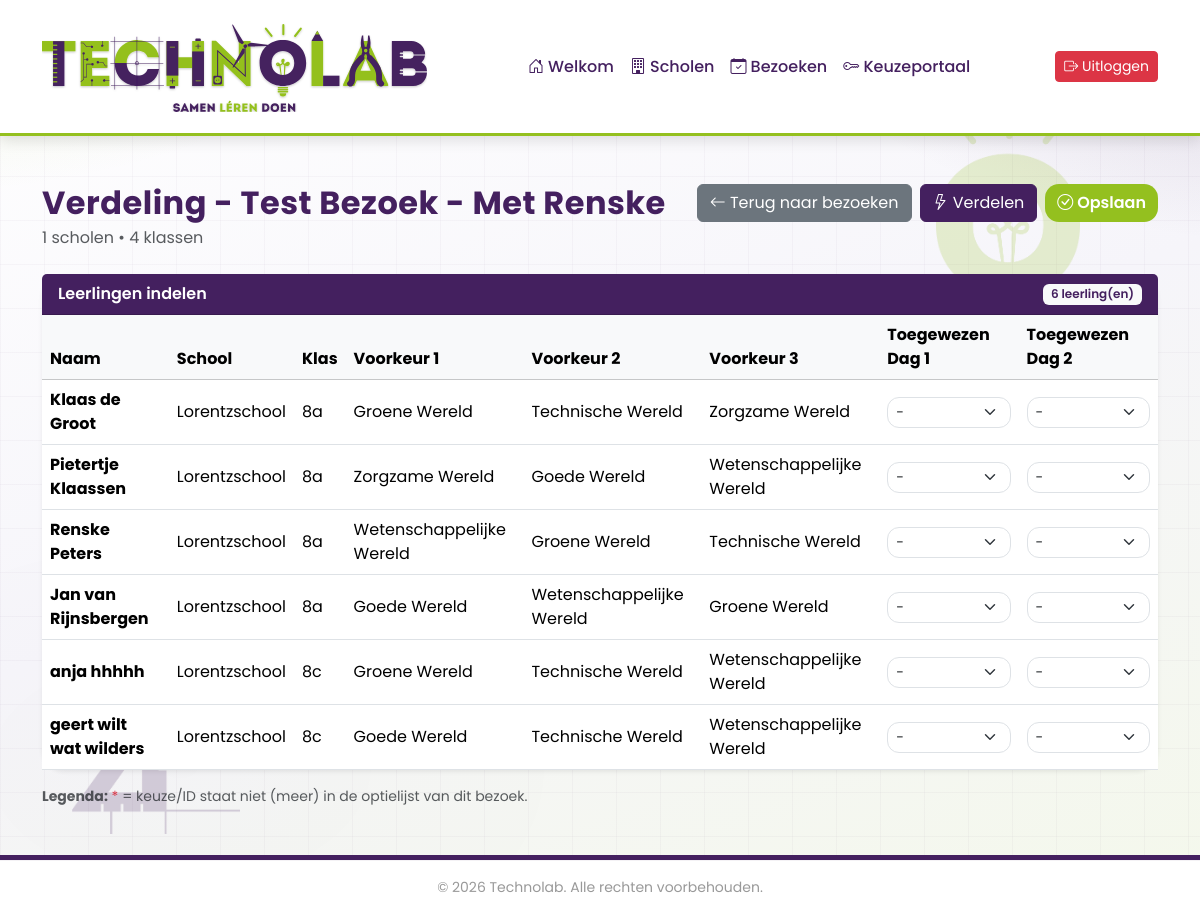
The app's page /indeling.php?bezoek_id=4 (signed in) with its own data.
### tables this page shows
CREATE TABLE `bezoek` (
  `bezoek_id` int(11) NOT NULL,
  `naam` varchar(255) NOT NULL,
  `type_onderwijs` enum('PO','VO','MBO') NOT NULL,
  `schooljaar` varchar(20) NOT NULL DEFAULT '',
  `pincode` varchar(10) NOT NULL,
  `max_keuzes` tinyint(3) UNSIGNED NOT NULL DEFAULT 2,
  `po_dag1` datetime DEFAULT NULL,
  `po_dag2` datetime DEFAULT NULL,
  `vo_week_start` date DEFAULT NULL,
  `vo_week_eind` date DEFAULT NULL,
  `actief` tinyint(1) NOT NULL DEFAULT 1,
  `created_at` timestamp NOT NULL DEFAULT current_timestamp()
);

CREATE TABLE `leerling` (
  `leerling_id` int(11) NOT NULL,
  `klas_id` int(11) NOT NULL,
  `voornaam` varchar(100) NOT NULL,
  `tussenvoegsel` varchar(100) DEFAULT NULL,
  `achternaam` varchar(100) NOT NULL,
  `voorkeur1` varchar(100) DEFAULT NULL,
  `voorkeur2` varchar(100) DEFAULT NULL,
  `voorkeur3` varchar(100) DEFAULT NULL,
  `voorkeur4` varchar(100) DEFAULT NULL,
  `voorkeur5` varchar(100) DEFAULT NULL,
  `toegewezen_week` varchar(100) DEFAULT NULL,
  `toegewezen_dag1` varchar(100) DEFAULT NULL,
  `toegewezen_dag2` varchar(100) DEFAULT NULL
);

CREATE TABLE `school` (
  `school_id` smallint(6) NOT NULL,
  `schoolnaam` varchar(100) NOT NULL,
  `plaats` varchar(100) NOT NULL,
  `type_onderwijs` set('Primair Onderwijs','Voortgezet Onderwijs','MBO') DEFAULT NULL
);

CREATE TABLE `klas` (
  `klas_id` int(11) NOT NULL,
  `school_id` int(11) NOT NULL,
  `klasaanduiding` varchar(100) NOT NULL,
  `leerjaar` varchar(100) DEFAULT NULL,
  `schooljaar` varchar(100) NOT NULL
);

### includes/functions.php (called while the page is built, shortened)
<?php
function e(mixed $waarde): string
{
    return htmlspecialchars((string)$waarde, ENT_QUOTES, 'UTF-8');
}

### indeling.php (the view, shortened to what this page needs)
<?php
require 'includes/config.php';
$bezoekId = (int)$_GET['bezoek_id'];
$kolomCheckStmt = $conn->prepare("
    SELECT COLUMN_NAME
    FROM INFORMATION_SCHEMA.COLUMNS
    WHERE TABLE_SCHEMA = DATABASE()
      AND TABLE_NAME = 'leerling'
      AND COLUMN_NAME IN ('toegewezen_dag1', 'toegewezen_dag2')
");
$kolomCheckStmt->execute();
$gevondenKolommen = [];
$kolomCheckResult = $kolomCheckStmt->get_result();
while ($kolomRij = $kolomCheckResult->fetch_assoc()) {
    $gevondenKolommen[] = $kolomRij['COLUMN_NAME'];
}
$heeftDag1Kolom = in_array('toegewezen_dag1', $gevondenKolommen, true);
$heeftDag2Kolom = in_array('toegewezen_dag2', $gevondenKolommen, true);
require 'includes/header.php';
$stmt = $conn->prepare('SELECT bezoek_id, naam, type_onderwijs, max_keuzes FROM bezoek WHERE bezoek_id = ?');
$stmt->bind_param('i', $bezoekId);
$stmt->execute();
$bezoekGegevens = $stmt->get_result()->fetch_assoc();
$is_po_bezoek = (($bezoekGegevens['type_onderwijs'] ?? '') === 'PO');
$maxKeuzes = (int)($bezoekGegevens['max_keuzes'] ?? 2);
$stmt = $conn->prepare("
    SELECT COUNT(*) AS klassen_count, COUNT(DISTINCT k.school_id) AS scholen_count
    FROM bezoek_klas bk
    INNER JOIN klas k ON k.klas_id = bk.klas_id
    WHERE bk.bezoek_id = ?
");
$stmt->bind_param('i', $bezoekId);
$stmt->execute();
$bezoekStatistiek = $stmt->get_result()->fetch_assoc();
$paginaTitel = 'Verdeling - ' . ($bezoekGegevens['naam'] ?? 'Bezoek');
$paginaSubtitel = ((int)($bezoekStatistiek['scholen_count'] ?? 0)) . ' scholen • ' . ((int)($bezoekStatistiek['klassen_count'] ?? 0)) . ' klassen';
$stmt = $conn->prepare("
    SELECT bo.optie_id AS id, bo.naam, bo.dag_deel
    FROM bezoek_optie bo
    WHERE bo.bezoek_id = ? AND bo.actief = 1
    ORDER BY bo.volgorde ASC
");
$stmt->bind_param('i', $bezoekId);
$stmt->execute();
$optie_result = $stmt->get_result();
$wereldNaamPerId = [];
while ($optieRij = $optie_result->fetch_assoc()) {
    $wereldId = (int)$optieRij['id'];
    $wereldNaamPerId[$wereldId] = $optieRij['naam'];
}
$leerlingenSql = "
    SELECT l.leerling_id, l.voornaam, l.tussenvoegsel, l.achternaam,
           l.voorkeur1, l.voorkeur2, l.voorkeur3, l.toegewezen_week,
           k.klasaanduiding, s.schoolnaam";
if ($heeftDag1Kolom) {
    $leerlingenSql .= ', l.toegewezen_dag1';
} else {
    $leerlingenSql .= ', NULL AS toegewezen_dag1';
}
if ($heeftDag2Kolom) {
    $leerlingenSql .= ', l.toegewezen_dag2';
} else {
    $leerlingenSql .= ', NULL AS toegewezen_dag2';
}
$leerlingenSql .= "
    FROM leerling l
    INNER JOIN bezoek_klas bk ON bk.klas_id = l.klas_id
    INNER JOIN klas k ON k.klas_id = l.klas_id
    INNER JOIN school s ON s.school_id = k.school_id
    WHERE bk.bezoek_id = ?
    ORDER BY s.schoolnaam ASC, k.klasaanduiding ASC, l.achternaam ASC, l.voornaam ASC
";
$stmt = $conn->prepare($leerlingenSql);
$stmt->bind_param('i', $bezoekId);
$stmt->execute();
$leerlingen_lijst = $stmt->get_result()->fetch_all(MYSQLI_ASSOC);
?>
<div class="ttr-app">
    <div class="container py-5">
        <div class="d-flex justify-content-between align-items-start mb-4">
            <div>
                <h2 class="fw-bold text-primary mb-1"><?= e($paginaTitel) ?></h2>
                <div class="text-muted"><?= e($paginaSubtitel) ?></div>
            </div>
            <div class="d-flex gap-2">
                <a href="bezoeken.php" class="btn btn-secondary">
                    <i class="bi bi-arrow-left"></i> Terug naar bezoeken
                </a>
                <button id="btnAuto" class="btn btn-primary">
                    <i class="bi bi-lightning"></i> Verdelen
                </button>
                <button id="btnSave" class="btn btn-success">
                    <i class="bi bi-check-circle"></i> Opslaan
                </button>
            </div>
        </div>
        <div class="card shadow-sm border-0">
            <div class="card-header bg-primary text-white fw-semibold d-flex justify-content-between align-items-center">
                <span>Leerlingen indelen</span>
                <span class="badge bg-light text-primary"><?= count($leerlingen_lijst) ?> leerling(en)</span>
            </div>
            <div class="card-body p-0">
                <div style="overflow-x: auto;">
                    <table class="table table-hover align-middle mb-0">
                        <thead class="table-light">
                            <tr>
                                <th>Naam</th>
                                <th>School</th>
                                <th>Klas</th>
                                <th>Voorkeur 1</th>
                                <th>Voorkeur 2</th>
                                <?php if ($maxKeuzes >= 3): ?><th>Voorkeur 3</th><?php endif; ?>
                                <?php if ($is_po_bezoek): ?>
                                    <th>Toegewezen Dag 1</th>
                                    <th>Toegewezen Dag 2</th>
                                <?php else: ?>
                                    <th>Toegewezen week</th>
                                <?php endif; ?>
                            </tr>
                        </thead>
                        <tbody>
                            <?php if (empty($leerlingen_lijst)): ?>
                                <tr>
                                    <td colspan="<?= $is_po_bezoek ? ($maxKeuzes >= 3 ? 8 : 7) : ($maxKeuzes >= 3 ? 7 : 6) ?>" class="text-center py-3 text-muted">Nog geen leerlingen.</td>
                                </tr>
                            <?php else: ?>
                                <?php foreach ($leerlingen_lijst as $leerling): ?>
                                    <?php
                                    $leerlingId = (int)$leerling['leerling_id'];
                                    ?>
                                    <tr data-student-row="<?= $leerlingId ?>">
                                        <td><strong><?= e(trim($leerling['voornaam'] . ' ' . ($leerling['tussenvoegsel'] ?: '') . ' ' . $leerling['achternaam'])) ?></strong></td>
                                        <td><?= e($leerling['schoolnaam']) ?></td>
                                        <td><?= e($leerling['klasaanduiding']) ?></td>
                                        <?php for ($i = 1; $i <= 2; $i++): ?>
                                            <td>
                                                <?php
                                                $voorkeurWaarde = $leerling['voorkeur' . $i] ?? '';
                                                if (ctype_digit((string)$voorkeurWaarde) && isset($wereldNaamPerId[(int)$voorkeurWaarde])) {
                                                    echo e($wereldNaamPerId[(int)$voorkeurWaarde]);
                                                } elseif ($voorkeurWaarde === '' || $voorkeurWaarde === null) {
                                                    echo '<span class="text-muted">-</span>';
                                                } else {
                                                    echo '<span class="text-danger">' . e($voorkeurWaarde) . ' *</span>';
                                                }
                                                ?>
                                            </td>
                                        <?php endfor; ?>
                                        <?php if ($maxKeuzes >= 3): ?>
                                            <td>
                                                <?php
                                                $voorkeurWaarde = $leerling['voorkeur3'] ?? '';
                                                if (ctype_digit((string)$voorkeurWaarde) && isset($wereldNaamPerId[(int)$voorkeurWaarde])) {
                                                    echo e($wereldNaamPerId[(int)$voorkeurWaarde]);
                                                } elseif ($voorkeurWaarde === '' || $voorkeurWaarde === null) {
                                                    echo '<span class="text-muted">-</span>';
                                                } else {
                                                    echo '<span class="text-danger">' . e($voorkeurWaarde) . ' *</span>';
                                                }
                                                ?>
                                            </td>
                                        <?php endif; ?>
                                        <?php if ($is_po_bezoek): ?>
                                            <td>
                                                <select class="form-select form-select-sm assign-dag1" data-leerling-id="<?= $leerlingId ?>">
                                                    <option value="">-</option>
                                                </select>
                                            </td>
                                            <td>
                                                <select class="form-select form-select-sm assign-dag2" data-leerling-id="<?= $leerlingId ?>">
                                                    <option value="">-</option>
                                                </select>
                                            </td>
                                        <?php endif; ?>
                                    </tr>
                                <?php endforeach; ?>
                            <?php endif; ?>
                        </tbody>
                    </table>
                </div>
            </div>
        </div>
        <div class="mt-3 small text-muted">
            <strong>Legenda:</strong> <span class="text-danger">*</span> = keuze/ID staat niet (meer) in de optielijst van dit bezoek.
        </div>
    </div>
</div>
<?php require 'includes/footer.php'; ?>

### css/index.css (style rules this page uses)
:root { --tl-purple: #44205F; --tl-green: #94C01F; --tl-white: #ffffff; --tl-purple-light: rgba(68, 32, 95, 0.10); --tl-purple-dark: rgba(68, 32, 95, 0.08); --tl-green-light: rgba(148, 192, 31, 0.15); }
body.ttr-app { background: radial-gradient(900px 520px at -8% -14%, rgba(148, 192, 31, 0.22) 0%, rgba(148, 192, 31, 0) 62%), radial-gradient(920px 560px at 108% -12%, rgba(68, 32, 95, 0.24) 0%, rgba(68, 32, 95, 0) 63%), linear-gradient(160deg, #ffffff 0%, #f6f5fa 50%, #f4f8eb 100%); font-family: "Poppins", sans-serif; color: #2b2b2b; min-height: 100vh; display: flex; flex-direction: column; }
div.ttr-app { background: transparent; }
body.ttr-app::before { content: ""; position: fixed; inset: 0; pointer-events: none; z-index: -1; background-image: linear-gradient(rgba(68, 32, 95, 0.06) 1px, transparent 1px), linear-gradient(90deg, rgba(68, 32, 95, 0.06) 1px, transparent 1px); background-size: 44px 44px, 44px 44px; background-position: 0 0, 0 0; opacity: 0.55; }
body.ttr-app::after { content: ""; position: fixed; inset: 0; pointer-events: none; z-index: -1; background-image: url("../images/cartoons/lampje_groen.png"), url("../images/cartoons/geodriehoek_paars.png"), url("../images/cartoons/reageerbuisje_groen.png"), url("../images/cartoons/puzzel_wit.png"), radial-gradient(420px 250px at 15% 84%, rgba(68, 32, 95, 0.11), rgba(68, 32, 95, 0)), radial-gradient(500px 280px at 86% 84%, rgba(148, 192, 31, 0.15), rgba(148, 192, 31, 0)); background-repeat: no-repeat, no-repeat, no-repeat, no-repeat, no-repeat, no-repeat; background-position: clamp(42px, 8vw, 118px) clamp(34px, 8vh, 104px), clamp(10px, 3vw, 42px) clamp(50vh, 56vh, 62vh), calc(100% - clamp(72px, 9vw, 128px)) clamp(56vh, 64vh, 72vh), calc(100% - clamp(96px, 11vw, 164px)) clamp(28px, 7vh, 84px), 0 0, 0 0; background-size: clamp(112px, 10vw, 156px) auto, clamp(220px, 20vw, 300px) auto, clamp(92px, 8vw, 128px) auto, clamp(104px, 9vw, 144px) auto, auto, auto; opacity: 0.22; animation: mascotFloat 16s ease-in-out infinite; }
.ttr-app h2, .ttr-app h5 { color: var(--tl-purple); }
.ttr-app h2 { font-weight: 700; letter-spacing: 0.5px; }
.ttr-app .card { background: var(--tl-white); border-radius: 22px; border: none; box-shadow: 0 10px 28px rgba(0,0,0,0.08); transition: transform 0.25s ease, box-shadow 0.25s ease; animation: softFloat 8s ease-in-out infinite; }
.form-control, .form-select { border-radius: 12px; transition: border-color 0.15s ease, box-shadow 0.15s ease; }
.btn-success { background: var(--tl-green); color: var(--tl-white); border-radius: 14px; border: none; font-weight: 600; transition: transform 0.15s ease, box-shadow 0.15s ease; }
.bg-primary { background-color: var(--tl-purple) !important; }
.text-primary { color: var(--tl-purple) !important; }
.btn-primary { background-color: var(--tl-purple); border-color: var(--tl-purple); color: var(--tl-white); }
.badge { font-weight: 600; }
.badge.bg-light { background-color: #f8f9fa !important; color: var(--tl-purple); }
body.ttr-app::after { background-image: url("../images/cartoons/geodriehoek_paars.png"), url("../images/cartoons/lampje_groen.png"), radial-gradient(520px 320px at 15% 84%, rgba(68, 32, 95, 0.06), rgba(68, 32, 95, 0)); background-repeat: no-repeat, no-repeat, no-repeat; background-position: clamp(12px, 6vw, 96px) calc(100% - clamp(48px, 10vh, 120px)), calc(100% - clamp(88px, 10vw, 160px)) calc(clamp(12px, 6vh, 64px) + 56px), 0 0; background-size: clamp(96px, 14vw, 220px) auto, clamp(84px, 12vw, 180px) auto, auto; opacity: 0.20 !important; animation: mascotFloat 18s ease-in-out infinite !important; transition: opacity 0.25s ease; z-index: -1; }

### records on screen
bezoek: naam "Verdeling - Test Bezoek - Met Renske"
leerling: voornaam+tussenvoegsel+achternaam "Klaas de Groot", school.schoolnaam "Lorentzschool", klas.klasaanduiding "8a", voorkeur1 "Groene Wereld", voorkeur2 "Technische Wereld", voorkeur3 "Zorgzame Wereld"
leerling: voornaam+tussenvoegsel+achternaam "Pietertje Klaassen", school.schoolnaam "Lorentzschool", klas.klasaanduiding "8a", voorkeur1 "Zorgzame Wereld", voorkeur2 "Goede Wereld", voorkeur3 "Wetenschappelijke Wereld"
leerling: voornaam+tussenvoegsel+achternaam "Renske Peters", school.schoolnaam "Lorentzschool", klas.klasaanduiding "8a", voorkeur1 "Wetenschappelijke Wereld", voorkeur2 "Groene Wereld", voorkeur3 "Technische Wereld"
leerling: voornaam+tussenvoegsel+achternaam "Jan van Rijnsbergen", school.schoolnaam "Lorentzschool", klas.klasaanduiding "8a", voorkeur1 "Goede Wereld", voorkeur2 "Wetenschappelijke Wereld", voorkeur3 "Groene Wereld"
leerling: voornaam+tussenvoegsel+achternaam "anja hhhhh", school.schoolnaam "Lorentzschool", klas.klasaanduiding "8c", voorkeur1 "Groene Wereld", voorkeur2 "Technische Wereld", voorkeur3 "Wetenschappelijke Wereld"
leerling: voornaam+tussenvoegsel+achternaam "geert wilt wat wilders", school.schoolnaam "Lorentzschool", klas.klasaanduiding "8c", voorkeur1 "Goede Wereld", voorkeur2 "Technische Wereld", voorkeur3 "Wetenschappelijke Wereld"

### other values on screen
$paginaSubtitel "1 scholen • 4 klassen"
count($leerlingen_lijst) "6"
